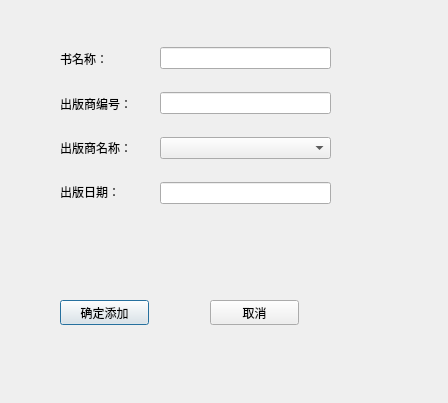
<?xml version="1.0" encoding="UTF-8"?>
<ui version="4.0">
 <class>OneBookDialog</class>
 <widget class="QDialog" name="OneBookDialog">
  <property name="geometry">
   <rect>
    <x>0</x>
    <y>0</y>
    <width>448</width>
    <height>403</height>
   </rect>
  </property>
  <property name="windowTitle">
   <string>添加图书</string>
  </property>
  <widget class="QPushButton" name="BtnAddBook">
   <property name="geometry">
    <rect>
     <x>60</x>
     <y>300</y>
     <width>89</width>
     <height>25</height>
    </rect>
   </property>
   <property name="text">
    <string>确定添加</string>
   </property>
  </widget>
  <widget class="QPushButton" name="BtnCancel">
   <property name="geometry">
    <rect>
     <x>210</x>
     <y>300</y>
     <width>89</width>
     <height>25</height>
    </rect>
   </property>
   <property name="text">
    <string>取消</string>
   </property>
  </widget>
  <widget class="QWidget" name="layoutWidget">
   <property name="geometry">
    <rect>
     <x>160</x>
     <y>30</y>
     <width>171</width>
     <height>191</height>
    </rect>
   </property>
   <layout class="QVBoxLayout" name="verticalLayout">
    <item>
     <widget class="QLineEdit" name="EdtBookName"/>
    </item>
    <item>
     <widget class="QLineEdit" name="EdtPressId">
      <property name="enabled">
       <bool>true</bool>
      </property>
      <property name="readOnly">
       <bool>true</bool>
      </property>
     </widget>
    </item>
    <item>
     <widget class="QComboBox" name="CbxAllPress">
      <property name="editable">
       <bool>false</bool>
      </property>
     </widget>
    </item>
    <item>
     <widget class="QLineEdit" name="EdtPressDate"/>
    </item>
   </layout>
  </widget>
  <widget class="QWidget" name="layoutWidget">
   <property name="geometry">
    <rect>
     <x>50</x>
     <y>40</y>
     <width>101</width>
     <height>171</height>
    </rect>
   </property>
   <layout class="QVBoxLayout" name="verticalLayout_2">
    <property name="leftMargin">
     <number>10</number>
    </property>
    <property name="rightMargin">
     <number>1</number>
    </property>
    <item>
     <widget class="QLabel" name="label">
      <property name="text">
       <string>书名称：</string>
      </property>
     </widget>
    </item>
    <item>
     <widget class="QLabel" name="label_2">
      <property name="text">
       <string>出版商编号：</string>
      </property>
     </widget>
    </item>
    <item>
     <widget class="QLabel" name="label_3">
      <property name="text">
       <string>出版商名称：</string>
      </property>
     </widget>
    </item>
    <item>
     <widget class="QLabel" name="label_4">
      <property name="text">
       <string>出版日期：</string>
      </property>
     </widget>
    </item>
   </layout>
  </widget>
 </widget>
 <resources/>
 <connections/>
</ui>
